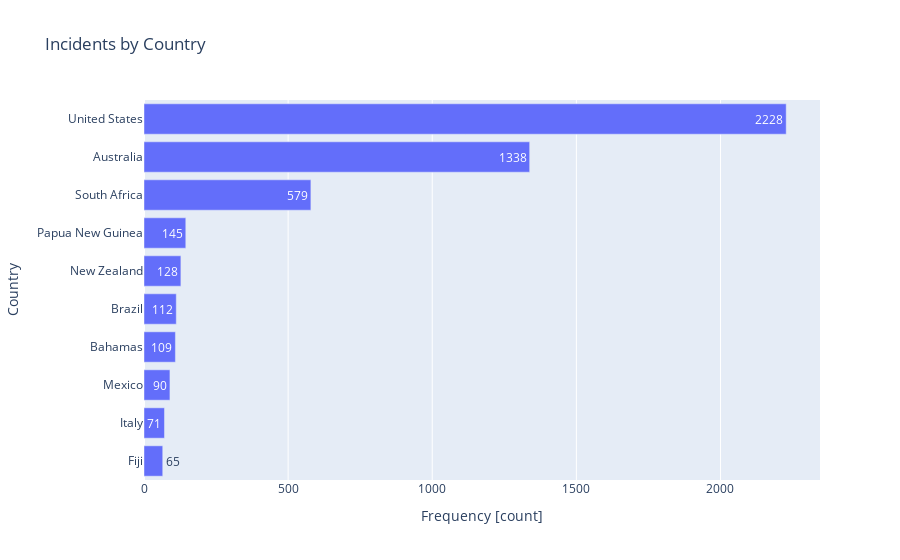

The code cell stored with this chart in its notebook:
### Code cell
# Create dataframe with incident count by country excluding "not found" rows
inc_by_country = (
    shark_clean.drop(index=shark_clean[shark_clean["country_iso3"] == "not found"].index)
    .groupby(by="country_iso2")
    .agg(count=("country_iso2", "count"))
    .reset_index()
    .sort_values(by="count")
)

# Create horizontal bar chart with top 10 count by country
fig = px.bar(
    data_frame = inc_by_country.tail(10),
    x = "count",
    y = "country_iso2",
    orientation = "h",
    title = "Incidents by Country",
    text = "count"
)

# Set axis labels
fig.update_layout(xaxis_title = "Frequency [count]", yaxis_title = "Country")

fig.show()

### Figure 1 — Plotly figure (JSON) as saved in the notebook; plotly's stock layout.template omitted (floating-point values rounded to 4 significant figures)
{"data": [{"alignmentgroup": "True", "hovertemplate": "count=%{text}<br>country_iso2=%{y}<extra></extra>", "legendgroup": "", "marker": {"color": "#636efa", "pattern": {"shape": ""}}, "name": "", "offsetgroup": "", "orientation": "h", "showlegend": false, "text": [65, 71, 90, 109, 112, 128, 145, 579, 1338, 2228], "textposition": "auto", "type": "bar", "x": [65, 71, 90, 109, 112, 128, 145, 579, 1338, 2228], "xaxis": "x", "y": ["Fiji", "Italy", "Mexico", "Bahamas", "Brazil", "New Zealand", "Papua New Guinea", "South Africa", "Australia", "United States"], "yaxis": "y"}], "layout": {"barmode": "relative", "legend": {"tracegroupgap": 0}, "title": {"text": "Incidents by Country"}, "xaxis": {"anchor": "y", "domain": [0, 1], "title": {"text": "Frequency [count]"}}, "yaxis": {"anchor": "x", "domain": [0, 1], "title": {"text": "Country"}}}}
